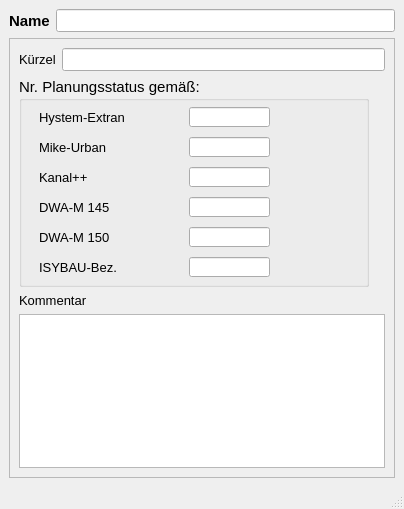
<?xml version="1.0" encoding="UTF-8"?>
<ui version="4.0">
 <class>MainWindow</class>
 <widget class="QMainWindow" name="MainWindow">
  <property name="geometry">
   <rect>
    <x>0</x>
    <y>0</y>
    <width>404</width>
    <height>509</height>
   </rect>
  </property>
  <property name="minimumSize">
   <size>
    <width>290</width>
    <height>400</height>
   </size>
  </property>
  <property name="font">
   <font>
    <family>Tahoma</family>
    <pointsize>10</pointsize>
   </font>
  </property>
  <property name="windowTitle">
   <string>MainWindow</string>
  </property>
  <property name="layoutDirection">
   <enum>Qt::LeftToRight</enum>
  </property>
  <widget class="QWidget" name="centralwidget">
   <layout class="QVBoxLayout" name="verticalLayout">
    <item>
     <layout class="QHBoxLayout" name="horizontalLayout">
      <item>
       <widget class="QLabel" name="label_4">
        <property name="font">
         <font>
          <family>Tahoma</family>
          <pointsize>11</pointsize>
          <weight>75</weight>
          <bold>true</bold>
         </font>
        </property>
        <property name="text">
         <string>Name</string>
        </property>
        <property name="alignment">
         <set>Qt::AlignLeading|Qt::AlignLeft|Qt::AlignVCenter</set>
        </property>
       </widget>
      </item>
      <item>
       <widget class="QLineEdit" name="bezeichnung">
        <property name="toolTip">
         <string>&lt;html&gt;&lt;head/&gt;&lt;body&gt;&lt;p&gt;Eindeutige Bezeichnung&lt;/p&gt;&lt;/body&gt;&lt;/html&gt;</string>
        </property>
        <property name="statusTip">
         <string>Eindeutige Bezeichnung</string>
        </property>
        <property name="text">
         <string/>
        </property>
       </widget>
      </item>
     </layout>
    </item>
    <item>
     <widget class="QScrollArea" name="scrollArea">
      <property name="widgetResizable">
       <bool>true</bool>
      </property>
      <widget class="QWidget" name="scrollAreaWidgetContents">
       <property name="geometry">
        <rect>
         <x>0</x>
         <y>0</y>
         <width>380</width>
         <height>423</height>
        </rect>
       </property>
       <layout class="QGridLayout" name="gridLayout">
        <item row="0" column="0">
         <widget class="QLabel" name="label_8">
          <property name="font">
           <font>
            <family>Tahoma</family>
            <pointsize>10</pointsize>
           </font>
          </property>
          <property name="text">
           <string>Kürzel</string>
          </property>
          <property name="alignment">
           <set>Qt::AlignLeading|Qt::AlignLeft|Qt::AlignVCenter</set>
          </property>
         </widget>
        </item>
        <item row="0" column="1">
         <widget class="QLineEdit" name="kuerzel">
          <property name="font">
           <font>
            <family>Tahoma</family>
            <pointsize>10</pointsize>
           </font>
          </property>
          <property name="toolTip">
           <string>optional: Kürzel</string>
          </property>
          <property name="statusTip">
           <string>optional: Kürzel</string>
          </property>
          <property name="text">
           <string/>
          </property>
         </widget>
        </item>
        <item row="1" column="0" colspan="2">
         <widget class="QGroupBox" name="groupBox_3">
          <property name="minimumSize">
           <size>
            <width>320</width>
            <height>210</height>
           </size>
          </property>
          <property name="maximumSize">
           <size>
            <width>350</width>
            <height>210</height>
           </size>
          </property>
          <property name="font">
           <font>
            <family>Tahoma</family>
            <pointsize>11</pointsize>
           </font>
          </property>
          <property name="title">
           <string>Nr. Planungsstatus gemäß: </string>
          </property>
          <widget class="QLabel" name="label_5">
           <property name="geometry">
            <rect>
             <x>20</x>
             <y>30</y>
             <width>121</width>
             <height>21</height>
            </rect>
           </property>
           <property name="font">
            <font>
             <family>Tahoma</family>
             <pointsize>10</pointsize>
            </font>
           </property>
           <property name="text">
            <string>&lt;html&gt;&lt;head/&gt;&lt;body&gt;&lt;p&gt;Hystem-Extran&lt;/p&gt;&lt;/body&gt;&lt;/html&gt;</string>
           </property>
           <property name="alignment">
            <set>Qt::AlignLeading|Qt::AlignLeft|Qt::AlignVCenter</set>
           </property>
          </widget>
          <widget class="QLabel" name="label_6">
           <property name="geometry">
            <rect>
             <x>20</x>
             <y>90</y>
             <width>121</width>
             <height>21</height>
            </rect>
           </property>
           <property name="font">
            <font>
             <family>Tahoma</family>
             <pointsize>10</pointsize>
            </font>
           </property>
           <property name="text">
            <string>Kanal++</string>
           </property>
           <property name="alignment">
            <set>Qt::AlignLeading|Qt::AlignLeft|Qt::AlignVCenter</set>
           </property>
          </widget>
          <widget class="QLabel" name="label_7">
           <property name="geometry">
            <rect>
             <x>20</x>
             <y>60</y>
             <width>121</width>
             <height>21</height>
            </rect>
           </property>
           <property name="font">
            <font>
             <family>Tahoma</family>
             <pointsize>10</pointsize>
            </font>
           </property>
           <property name="text">
            <string>Mike-Urban</string>
           </property>
           <property name="alignment">
            <set>Qt::AlignLeading|Qt::AlignLeft|Qt::AlignVCenter</set>
           </property>
          </widget>
          <widget class="QLineEdit" name="he_nr">
           <property name="enabled">
            <bool>true</bool>
           </property>
           <property name="geometry">
            <rect>
             <x>170</x>
             <y>30</y>
             <width>81</width>
             <height>20</height>
            </rect>
           </property>
           <property name="toolTip">
            <string>&lt;html&gt;&lt;head/&gt;&lt;body&gt;&lt;p&gt;Interne Nr., siehe HE-Editor: Hilfe &amp;gt; Aufzählungen: &amp;quot;Planungsstatus&amp;quot;&lt;/p&gt;&lt;/body&gt;&lt;/html&gt;</string>
           </property>
           <property name="statusTip">
            <string>Interne Nr., siehe HE-Editor: Hilfe &gt; Aufzählungen: &quot;Planungsstatus&quot;</string>
           </property>
           <property name="layoutDirection">
            <enum>Qt::RightToLeft</enum>
           </property>
           <property name="autoFillBackground">
            <bool>false</bool>
           </property>
           <property name="text">
            <string/>
           </property>
           <property name="frame">
            <bool>true</bool>
           </property>
          </widget>
          <widget class="QLineEdit" name="mu_nr">
           <property name="enabled">
            <bool>true</bool>
           </property>
           <property name="geometry">
            <rect>
             <x>170</x>
             <y>60</y>
             <width>81</width>
             <height>20</height>
            </rect>
           </property>
           <property name="toolTip">
            <string>&lt;html&gt;&lt;head/&gt;&lt;body&gt;&lt;p&gt;Nr. des Planungsstatus entspr. Mike Urban&lt;/p&gt;&lt;/body&gt;&lt;/html&gt;</string>
           </property>
           <property name="statusTip">
            <string>Nr. des Planungsstatus entspr. Mike Urban</string>
           </property>
           <property name="layoutDirection">
            <enum>Qt::RightToLeft</enum>
           </property>
           <property name="autoFillBackground">
            <bool>false</bool>
           </property>
           <property name="text">
            <string/>
           </property>
           <property name="frame">
            <bool>true</bool>
           </property>
          </widget>
          <widget class="QLineEdit" name="kp_nr">
           <property name="geometry">
            <rect>
             <x>170</x>
             <y>90</y>
             <width>81</width>
             <height>20</height>
            </rect>
           </property>
           <property name="toolTip">
            <string>&lt;html&gt;&lt;head/&gt;&lt;body&gt;&lt;p&gt;Nr. des Planungsstatus entspr. Kanal++&lt;/p&gt;&lt;/body&gt;&lt;/html&gt;</string>
           </property>
           <property name="statusTip">
            <string>Nr. des Planungsstatus entspr. Kanal++</string>
           </property>
           <property name="text">
            <string/>
           </property>
          </widget>
          <widget class="QLineEdit" name="m150_2">
           <property name="geometry">
            <rect>
             <x>170</x>
             <y>150</y>
             <width>81</width>
             <height>20</height>
            </rect>
           </property>
           <property name="toolTip">
            <string>&lt;html&gt;&lt;head/&gt;&lt;body&gt;&lt;p&gt;Nr. des Funktionsstatus gem. DWA-M 150 (Referenzliste 109)&lt;/p&gt;&lt;/body&gt;&lt;/html&gt;</string>
           </property>
           <property name="statusTip">
            <string>Nr. des Funktionsstatus gem. DWA-M 150 (Referenzliste 109)</string>
           </property>
          </widget>
          <widget class="QLabel" name="label_9">
           <property name="geometry">
            <rect>
             <x>20</x>
             <y>180</y>
             <width>131</width>
             <height>21</height>
            </rect>
           </property>
           <property name="font">
            <font>
             <family>Tahoma</family>
             <pointsize>10</pointsize>
            </font>
           </property>
           <property name="text">
            <string>&lt;html&gt;&lt;head/&gt;&lt;body&gt;&lt;p&gt;ISYBAU-Bez.&lt;/p&gt;&lt;/body&gt;&lt;/html&gt;</string>
           </property>
           <property name="alignment">
            <set>Qt::AlignLeading|Qt::AlignLeft|Qt::AlignVCenter</set>
           </property>
          </widget>
          <widget class="QLabel" name="label_10">
           <property name="geometry">
            <rect>
             <x>20</x>
             <y>120</y>
             <width>131</width>
             <height>21</height>
            </rect>
           </property>
           <property name="font">
            <font>
             <family>Tahoma</family>
             <pointsize>10</pointsize>
            </font>
           </property>
           <property name="text">
            <string>&lt;html&gt;&lt;head/&gt;&lt;body&gt;&lt;p&gt;DWA-M 145&lt;/p&gt;&lt;/body&gt;&lt;/html&gt;</string>
           </property>
           <property name="alignment">
            <set>Qt::AlignLeading|Qt::AlignLeft|Qt::AlignVCenter</set>
           </property>
          </widget>
          <widget class="QLabel" name="label_11">
           <property name="geometry">
            <rect>
             <x>20</x>
             <y>150</y>
             <width>131</width>
             <height>21</height>
            </rect>
           </property>
           <property name="font">
            <font>
             <family>Tahoma</family>
             <pointsize>10</pointsize>
            </font>
           </property>
           <property name="text">
            <string>&lt;html&gt;&lt;head/&gt;&lt;body&gt;&lt;p&gt;DWA-M 150&lt;/p&gt;&lt;/body&gt;&lt;/html&gt;</string>
           </property>
           <property name="alignment">
            <set>Qt::AlignLeading|Qt::AlignLeft|Qt::AlignVCenter</set>
           </property>
          </widget>
          <widget class="QLineEdit" name="isybau">
           <property name="enabled">
            <bool>true</bool>
           </property>
           <property name="geometry">
            <rect>
             <x>170</x>
             <y>180</y>
             <width>81</width>
             <height>20</height>
            </rect>
           </property>
           <property name="font">
            <font>
             <family>Tahoma</family>
             <pointsize>10</pointsize>
            </font>
           </property>
           <property name="toolTip">
            <string>&lt;html&gt;&lt;head/&gt;&lt;body&gt;&lt;p&gt;Nr. des Funktionsstatus gem. ISYBAU (Referenzliste G105)&lt;/p&gt;&lt;/body&gt;&lt;/html&gt;</string>
           </property>
           <property name="statusTip">
            <string>Nr. des Funktionsstatus gem. ISYBAU (Referenzliste G105)</string>
           </property>
           <property name="layoutDirection">
            <enum>Qt::RightToLeft</enum>
           </property>
           <property name="autoFillBackground">
            <bool>false</bool>
           </property>
           <property name="text">
            <string/>
           </property>
           <property name="frame">
            <bool>true</bool>
           </property>
          </widget>
          <widget class="QLineEdit" name="m150">
           <property name="enabled">
            <bool>true</bool>
           </property>
           <property name="geometry">
            <rect>
             <x>170</x>
             <y>120</y>
             <width>81</width>
             <height>20</height>
            </rect>
           </property>
           <property name="font">
            <font>
             <family>Tahoma</family>
             <pointsize>10</pointsize>
            </font>
           </property>
           <property name="toolTip">
            <string>&lt;html&gt;&lt;head/&gt;&lt;body&gt;&lt;p&gt;Nr. des Funktionsstatus gem. DWA-M 145 (Referenzliste 1010)&lt;/p&gt;&lt;/body&gt;&lt;/html&gt;</string>
           </property>
           <property name="statusTip">
            <string>Nr. des Funktionsstatus gem. DWA-M 145 (Referenzliste 1010)</string>
           </property>
           <property name="layoutDirection">
            <enum>Qt::RightToLeft</enum>
           </property>
           <property name="autoFillBackground">
            <bool>false</bool>
           </property>
           <property name="text">
            <string/>
           </property>
           <property name="frame">
            <bool>true</bool>
           </property>
          </widget>
         </widget>
        </item>
        <item row="2" column="0" colspan="2">
         <widget class="QLabel" name="label_15">
          <property name="text">
           <string>Kommentar</string>
          </property>
         </widget>
        </item>
        <item row="3" column="0" colspan="2">
         <widget class="QTextEdit" name="kommentar">
          <property name="minimumSize">
           <size>
            <width>0</width>
            <height>0</height>
           </size>
          </property>
          <property name="toolTip">
           <string>&lt;html&gt;&lt;head/&gt;&lt;body&gt;&lt;p&gt;Platz für zusätzliche Kommentare&lt;/p&gt;&lt;/body&gt;&lt;/html&gt;</string>
          </property>
          <property name="statusTip">
           <string>Platz für zusätzliche Kommentare</string>
          </property>
         </widget>
        </item>
       </layout>
      </widget>
     </widget>
    </item>
   </layout>
  </widget>
  <widget class="QStatusBar" name="statusbar"/>
 </widget>
 <tabstops>
  <tabstop>bezeichnung</tabstop>
  <tabstop>he_nr</tabstop>
  <tabstop>mu_nr</tabstop>
  <tabstop>kp_nr</tabstop>
 </tabstops>
 <resources/>
 <connections/>
</ui>
